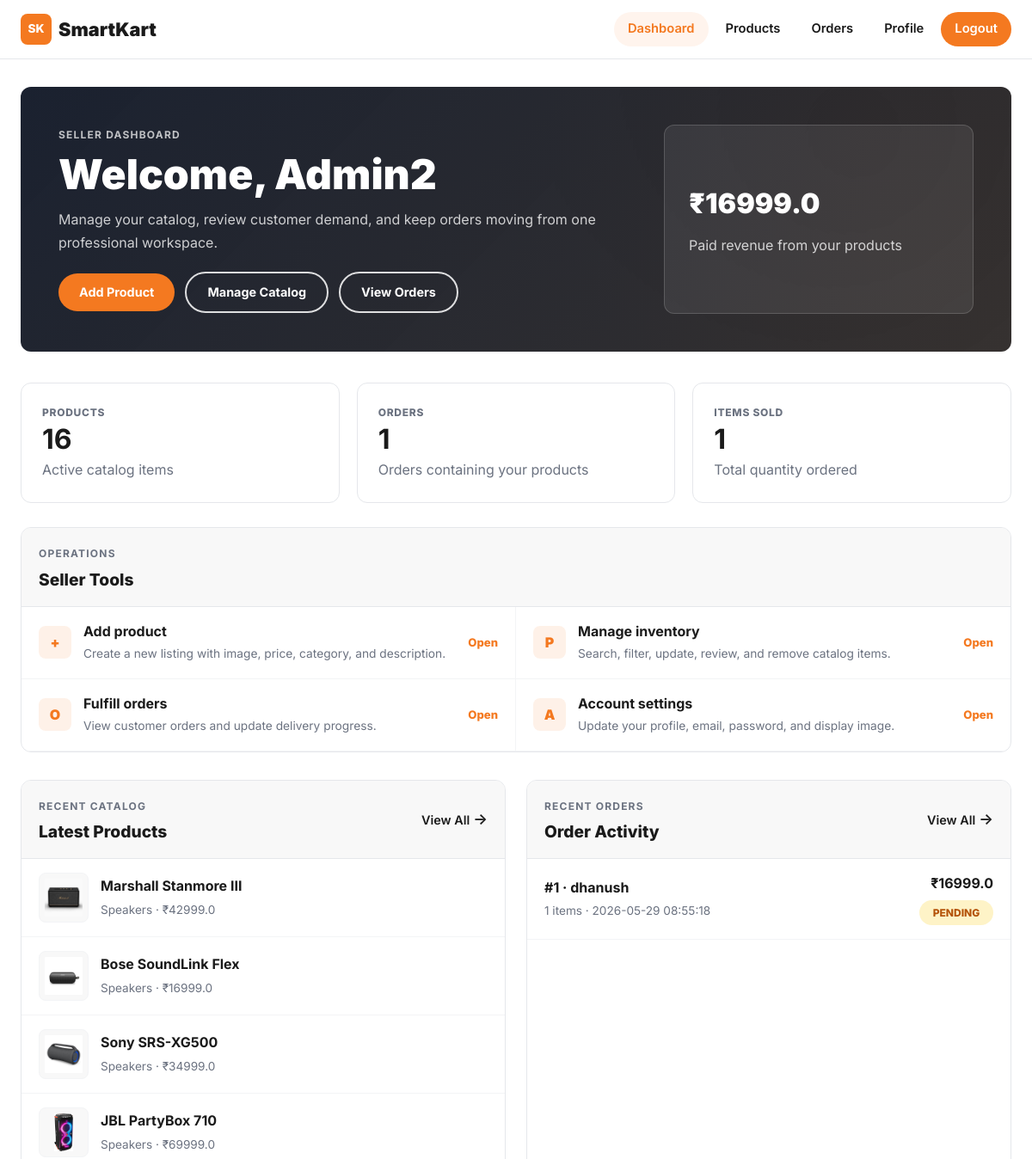
Before: /admin-dashboard (signed in, upper part) with the older database file.
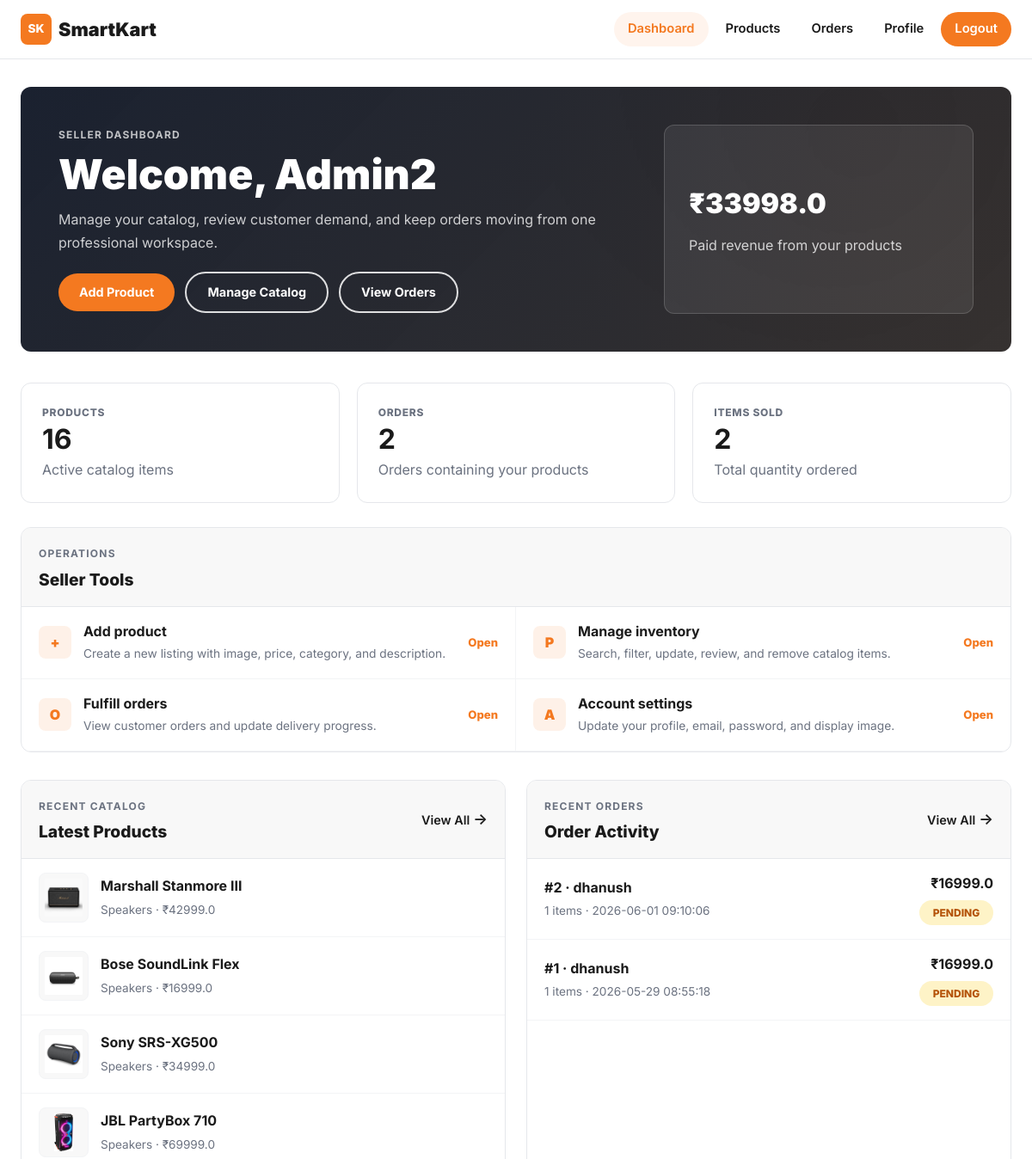
After: the same page with the newer database file.
### tables this page shows
CREATE TABLE products (
            product_id INTEGER PRIMARY KEY AUTOINCREMENT,
            name VARCHAR(150) NOT NULL,
            description TEXT,
            category VARCHAR(100),
            price REAL NOT NULL,
            image VARCHAR(255),
            admin_id INTEGER NOT NULL,
            created_at TIMESTAMP DEFAULT CURRENT_TIMESTAMP,
            FOREIGN KEY (admin_id) REFERENCES admin(admin_id) ON DELETE CASCADE
        );

CREATE TABLE orders (
            order_id INTEGER PRIMARY KEY AUTOINCREMENT,
            user_id INTEGER NOT NULL,
            razorpay_order_id VARCHAR(150),
            razorpay_payment_id VARCHAR(150),
            amount REAL NOT NULL DEFAULT 0,
            payment_status VARCHAR(30) NOT NULL DEFAULT 'pending',
            order_status VARCHAR(30) NOT NULL DEFAULT 'Pending',
            created_at TIMESTAMP DEFAULT CURRENT_TIMESTAMP,
            FOREIGN KEY (user_id) REFERENCES users(user_id) ON DELETE CASCADE
        );

### app.py (the view)
@app.route('/admin-dashboard')
def admin_dashboard():
    if 'admin_id' not in session:
        flash("Please login first.", "danger")
        return redirect(url_for('admin_login'))
    conn = get_db_connection()
    cursor = conn.cursor(dictionary=True)
    admin_id = session['admin_id']
    cursor.execute("SELECT COUNT(*) AS total_products FROM products WHERE admin_id=%s", (admin_id,))
    total_products = cursor.fetchone()['total_products']
    cursor.execute("""
        SELECT COUNT(DISTINCT o.order_id) AS total_orders,
               COALESCE(SUM(CASE WHEN o.payment_status='paid' THEN oi.quantity * oi.price ELSE 0 END), 0) AS total_revenue,
               COALESCE(SUM(oi.quantity), 0) AS items_sold
        FROM order_items oi
        JOIN products p ON oi.product_id = p.product_id
        JOIN orders o ON oi.order_id = o.order_id
        WHERE p.admin_id=%s
    """, (admin_id,))
    stats = cursor.fetchone()
    cursor.execute("""
        SELECT product_id, name, category, price, image
        FROM products
        WHERE admin_id=%s
        ORDER BY product_id DESC
        LIMIT 6
    """, (admin_id,))
    recent_products = cursor.fetchall()
    cursor.execute("""
        SELECT o.order_id, o.payment_status, o.order_status, o.created_at,
               u.name AS username,
               COALESCE(SUM(oi.quantity * oi.price), 0) AS admin_amount,
               COALESCE(SUM(oi.quantity), 0) AS item_count
        FROM orders o
        JOIN order_items oi ON o.order_id = oi.order_id
        JOIN products p ON oi.product_id = p.product_id
        LEFT JOIN users u ON o.user_id = u.user_id
        WHERE p.admin_id=%s
        GROUP BY o.order_id, o.payment_status, o.order_status, o.created_at, u.name
        ORDER BY o.created_at DESC
        LIMIT 5
    """, (admin_id,))
    recent_orders = cursor.fetchall()
    cursor.close()
    conn.close()
    return render_template(
        "admin/dashboard.html",
        admin_name=session['admin_name'],
        total_products=total_products,
        total_orders=stats['total_orders'],
        total_revenue=stats['total_revenue'],
        items_sold=stats['items_sold'],
        recent_products=recent_products,
        recent_orders=recent_orders
    )

### app.py (called while the page is built)
def get_db_connection():
    db_path = getattr(config, "DB_PATH", "smartkart.db")
    return SQLiteConnection(db_path)

    def execute(self, query, params=None):
        query = self._translate_query(query)
        params = self._translate_params(params)
        if params is None:
            return self.cursor.execute(query)
        return self.cursor.execute(query, params)

    def fetchone(self):
        row = self.cursor.fetchone()
        return dict(row) if row is not None else None

    def fetchall(self):
        return [dict(row) for row in self.cursor.fetchall()]

    def close(self):
        self.cursor.close()

    @staticmethod
    def _translate_query(query):
        query = query.replace("%s", "?")
        query = re.sub(
            r"\bINT\s+AUTO_INCREMENT\s+PRIMARY\s+KEY\b",
            "INTEGER PRIMARY KEY AUTOINCREMENT",
            query,
            flags=re.IGNORECASE
        )
        query = re.sub(
            r"DATE_SUB\(CURDATE\(\),\s*INTERVAL\s+(\d+)\s+DAY\)",
            r"DATE('now', '-\1 day')",
            query,
            flags=re.IGNORECASE
        )
        return query

    @staticmethod
    def _translate_params(params):
        if params is None:
            return None
        if isinstance(params, bytes):
            return params.decode("utf-8")
        if isinstance(params, tuple):
            return tuple(SQLiteCursor._translate_params(param) for param in params)
        if isinstance(params, list):
            return [SQLiteCursor._translate_params(param) for param in params]
        if isinstance(params, dict):
            return {key: SQLiteCursor._translate_params(value) for key, value in params.items()}
        return params

    def cursor(self, dictionary=False):
        return SQLiteCursor(self.conn.cursor())

    def close(self):
        self.conn.close()

### templates/admin/dashboard.html (shortened to what this page needs)
{% extends "admin/base.html" %}
{% block content %}
<section class="admin-dashboard-hero">
    <div>
        <p class="eyebrow">Seller Dashboard</p>
        <h1>Welcome, {{ admin_name }}</h1>
        <p>Manage your catalog, review customer demand, and keep orders moving from one professional workspace.</p>
        <div class="hero-actions">
            <a class="btn" href="{{ url_for('add_item_page') }}">Add Product</a>
            <a class="btn btn-light-outline" href="{{ url_for('item_list') }}">Manage Catalog</a>
            <a class="btn btn-light-outline" href="{{ url_for('admin_orders') }}">View Orders</a>
        </div>
    </div>
    <div class="dashboard-summary-card">
        <span class="metric-number">&#8377;{{ total_revenue }}</span>
        <p>Paid revenue from your products</p>
    </div>
</section>
<section class="metric-grid dashboard-metrics">
    <a class="card metric-card" href="{{ url_for('item_list') }}">
        <span class="metric-label">Products</span>
        <strong>{{ total_products }}</strong>
        <p>Active catalog items</p>
    </a>
    <a class="card metric-card" href="{{ url_for('admin_orders') }}">
        <span class="metric-label">Orders</span>
        <strong>{{ total_orders }}</strong>
        <p>Orders containing your products</p>
    </a>
    <a class="card metric-card" href="{{ url_for('admin_orders') }}">
        <span class="metric-label">Items Sold</span>
        <strong>{{ items_sold }}</strong>
        <p>Total quantity ordered</p>
    </a>
</section>
<section class="table-card operations-panel">
    <div class="panel-head">
        <div>
            <p class="eyebrow">Operations</p>
            <h2>Seller Tools</h2>
        </div>
    </div>
    <div class="operations-list">
        <a href="{{ url_for('add_item_page') }}">
            <span class="operation-icon">+</span>
            <div>
                <strong>Add product</strong>
                <p>Create a new listing with image, price, category, and description.</p>
            </div>
            <span class="operation-link">Open</span>
        </a>
        <a href="{{ url_for('item_list') }}">
            <span class="operation-icon">P</span>
            <div>
                <strong>Manage inventory</strong>
                <p>Search, filter, update, review, and remove catalog items.</p>
            </div>
            <span class="operation-link">Open</span>
        </a>
        <a href="{{ url_for('admin_orders') }}">
            <span class="operation-icon">O</span>
            <div>
                <strong>Fulfill orders</strong>
                <p>View customer orders and update delivery progress.</p>
            </div>
            <span class="operation-link">Open</span>
        </a>
        <a href="{{ url_for('admin_profile') }}">
            <span class="operation-icon">A</span>
            <div>
                <strong>Account settings</strong>
                <p>Update your profile, email, password, and display image.</p>
            </div>
            <span class="operation-link">Open</span>
        </a>
    </div>
</section>
<section class="dashboard-columns">
    <div class="table-card">
        <div class="panel-head">
            <div>
                <p class="eyebrow">Recent Catalog</p>
                <h2>Latest Products</h2>
            </div>
            <a class="show-more" href="{{ url_for('item_list') }}">View All</a>
        </div>
        <div class="dashboard-product-list">
            {% for product in recent_products %}
                <a class="dashboard-product-row" href="{{ url_for('view_item', item_id=product.product_id) }}">
                    <img src="{{ url_for('static', filename='uploads/product_images/' ~ product.image) }}" alt="{{ product.name }}">
                    <div>
                        <strong>{{ product.name }}</strong>
                        <p>{{ product.category }} · &#8377;{{ product.price }}</p>
                    </div>
                </a>
            {% else %}
                <div class="empty-state">
                    <h3>No products yet</h3>
                    <p>Add your first product to start selling.</p>
                    <a class="btn" href="{{ url_for('add_item_page') }}">Add Product</a>
                </div>
            {% endfor %}
        </div>
    </div>
    <div class="table-card">
        <div class="panel-head">
            <div>
                <p class="eyebrow">Recent Orders</p>
                <h2>Order Activity</h2>
            </div>
            <a class="show-more" href="{{ url_for('admin_orders') }}">View All</a>
        </div>
        <div class="dashboard-order-list">
            {% for order in recent_orders %}
                <a class="dashboard-order-row" href="{{ url_for('admin_order_details', order_id=order.order_id) }}">
                    <div>
                        <strong>#{{ order.order_id }} · {{ order.username or 'Customer' }}</strong>
                        <p>{{ order.item_count }} items · {{ order.created_at }}</p>
                    </div>
                    <div class="order-row-meta">
                        <strong>&#8377;{{ order.admin_amount }}</strong>
                        <span class="status-badge status-{{ (order.order_status or 'Pending')|lower }}">
                            {{ order.order_status or 'Pending' }}
                        </span>
                    </div>
                </a>
            {% else %}
                <div class="empty-state">
                    <h3>No orders yet</h3>
                    <p>Orders containing your products will appear here.</p>
                </div>
            {% endfor %}
        </div>
    </div>
</section>
{% endblock %}

### templates/admin/base.html (shortened to what this page needs)
<!DOCTYPE html>
<html lang="en">
<head>
    <link rel="stylesheet" href="{{ url_for('static', filename='css/style.css') }}">
</head>
<body>
    <header class="site-header">
        <nav class="navbar">
            <a class="brand" href="{% if session.get('user_id') %}{{ url_for('user_dashboard') }}{% elif session.get('admin_id') %}{{ url_for('admin_dashboard') }}{% elif session.get('superadmin_id') %}{{ url_for('superadmin_dashboard') }}{% else %}{{ url_for('home') }}{% endif %}">
                <span class="brand-mark">SK</span>
                <span>SmartKart</span>
            </a>
            <div class="nav-links">
    {% if session.get('superadmin_id') %}
        <a href="{{ url_for('superadmin_dashboard') }}"
           class="{% if request.endpoint == 'superadmin_dashboard' %}active{% endif %}">
            Dashboard
        </a>
        <a href="{{ url_for('superadmin_admins') }}"
           class="{% if request.endpoint == 'superadmin_admins' %}active{% endif %}">
            Admins
        </a>
        <a href="{{ url_for('superadmin_products') }}"
           class="{% if request.endpoint == 'superadmin_products' %}active{% endif %}">
            Products
        </a>
        <a href="{{ url_for('superadmin_orders') }}"
           class="{% if request.endpoint == 'superadmin_orders' %}active{% endif %}">
            Orders
        </a>
        <a href="{{ url_for('superadmin_revenue') }}"
           class="{% if request.endpoint == 'superadmin_revenue' %}active{% endif %}">
            Revenue
        </a>
        <a class="nav-cta" href="{{ url_for('superadmin_logout') }}">
            Logout
        </a>
    {% elif session.get('admin_id') %}
        <a href="{{ url_for('admin_dashboard') }}"
           class="{% if request.endpoint == 'admin_dashboard' %}active{% endif %}">
            Dashboard
        </a>
        <a href="{{ url_for('item_list') }}"
           class="{% if request.endpoint == 'item_list' %}active{% endif %}">
            Products
        </a>
        <a href="{{ url_for('admin_orders') }}"
           class="{% if request.endpoint in ['admin_orders', 'admin_order_details'] %}active{% endif %}">
            Orders
        </a>
        <a href="{{ url_for('admin_profile') }}"
           class="{% if request.endpoint == 'admin_profile' %}active{% endif %}">
            Profile
        </a>
        <a class="nav-cta" href="{{ url_for('admin_logout') }}">
            Logout
        </a>
    {% endif %}
</div>
        </nav>
    </header>
    <main class="page-shell {% block shell_class %}{% endblock %}">
        {% block content %}{% endblock %}
    </main>
</body>
</html>

Changed rows visible on the page:
added orders: order_id "2", username "dhanush", item_count "1", created_at "2026-06-01 09:10:06", admin_amount "16999.0", order_status "PENDING"
Other visible differences:
{{ total_revenue }}: "16999.0" → "33998.0"
{{ total_orders }}: "1" → "2"
{{ items_sold }}: "1" → "2"
